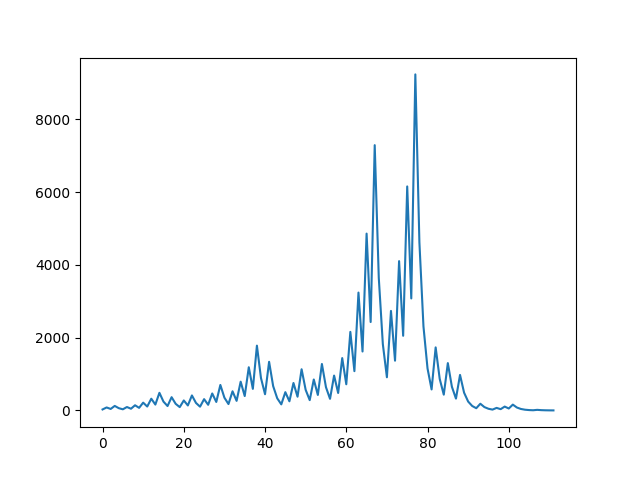

Reproduce this figure in Python.
#!/usr/bin/env python

from itertools import islice
import pytest
import matplotlib

# если элемент четный, то следующий a/2
# если элемент нечетный, то следующий 3*a+1

def collatz(n):
    while n != 1:
        #print(n)
        yield n
        n = int(3*n+1) if n%2 else int(n/2)
    if n==1:
        yield n

def it_len(it):
    return sum(1 for i in it)

def test1():
    assert list(collatz(1)) == [1]
    assert list(collatz(4)) == [4, 2, 1]
    assert list(collatz(3)) == [3, 10, 5, 16, 8, 4, 2, 1]
    assert it_len(collatz(75128138247)) == 1229

def vis():
    from matplotlib import pyplot as plt
    a = list(islice(collatz(27), 150))
    print("I am here!")
    plt.plot(a)
    plt.show()

if __name__ == '__main__':
    pytest.main([__file__])
    vis()
